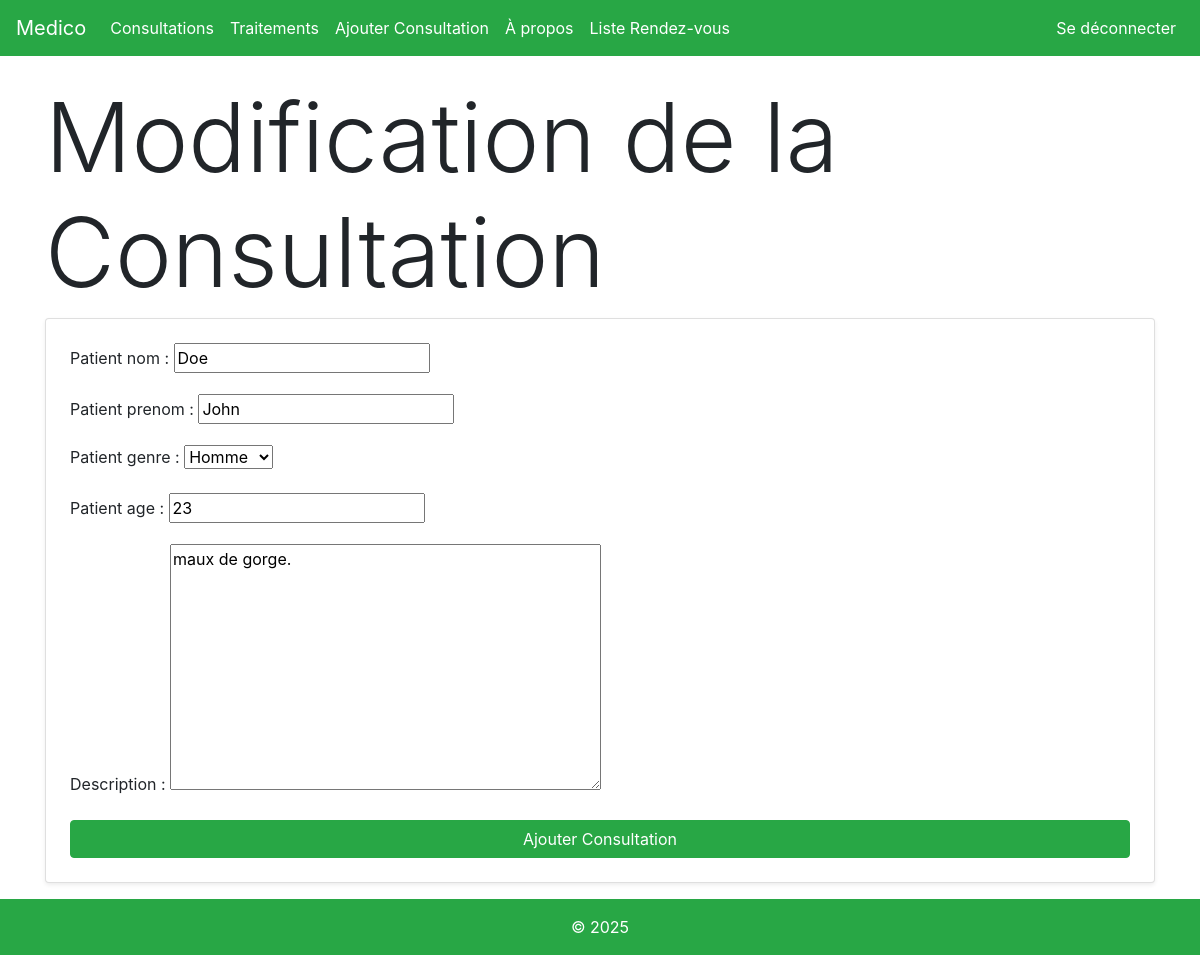
Screenshot of /changer_consultation/10/ (signed in) with the database file from the repository.
### medico/models.py (models this page shows)
class Consultation(models.Model):
    GENRE_CHOIX = [('F', "Femme"), ('H', "Homme")]
    patient_nom = models.CharField(max_length=40, null=False)
    patient_prenom = models.CharField(max_length=30, null=False)
    patient_genre = models.CharField(max_length=1, null=False, choices=GENRE_CHOIX)
    patient_age = models.IntegerField(null=False)
    description = models.TextField(null=False)
    date_consultation = models.DateField(null=False)

### medico/views.py (the view)
# urls.py: path('changer_consultation/<int:consultationID>/',views.editConsultation, name='editConsultation' ),
def editConsultation(request,consultationID):
    permission = checkpermissions(request)
    if permission:
        return permission
    consultation = get_object_or_404(Consultation,pk=consultationID)
    if request.method =="POST":
        form = ConsultationForm(request.POST,instance=consultation)
        id=check_save(form,request)
        return redirect("consultationDetail",consultationID=id)
    else:
        form=ConsultationForm(instance=consultation)
    return render(
        request,"medico/consultationModif.html",{"form": form, "button_label": "modifier"},
    )

### medico/forms.py
class ConsultationForm(forms.ModelForm):
    class Meta:
        model = Consultation
        fields = ['patient_nom', 'patient_prenom', 'patient_genre', 'patient_age', 'description']
    def __init__(self, *args, **kwargs):
        super().__init__(*args, **kwargs)
        self.instance.date_consultation = date.today()

### medico/views.py (called while the page is built)
def checkpermissions(request):
    if not (request.session.get('is_doctor') or request.session.get('is_admin')):
        return redirect('about')

### medico/templates/medico/consultationModif.html (shortened to what this page needs)
{% extends 'medico/main.html'%}
{% load django_bootstrap5 %}
{% block content %}
<!DOCTYPE html>
<html lang="en">
<head>
</head>
<body>
    <h1 class="display-1">Modification de la Consultation {{ consultation.pk }} </h1>
     <form method="post" class="card p-4 shadow-sm">
        {{ form.as_p }}
        <button type="submit" class="btn btn-success">Ajouter Consultation</button>
    </form>
</body>
</html>
{% endblock %}

### rows the page displays
Consultation: patient_nom "Doe", patient_prenom "John", patient_genre "Homme", patient_age "23", description "maux de gorge."
